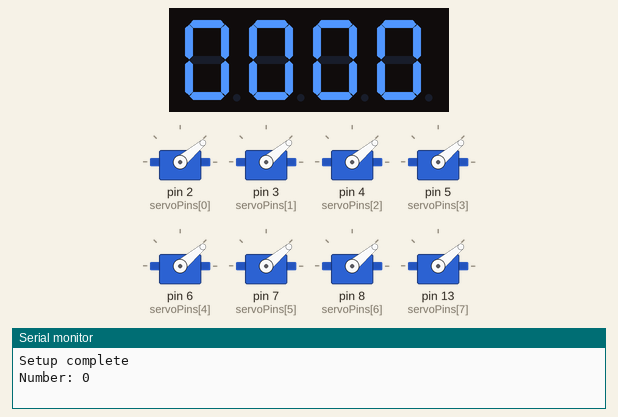
Recording of a sketch running on a simulated Arduino Uno, built with avr-gcc and run on an emulated ATmega328P. Parts: 8 × servo, 4-digit seven-segment display, the last lines printed to the serial monitor.

Above: at 0.1 s.
At 15.1 s:
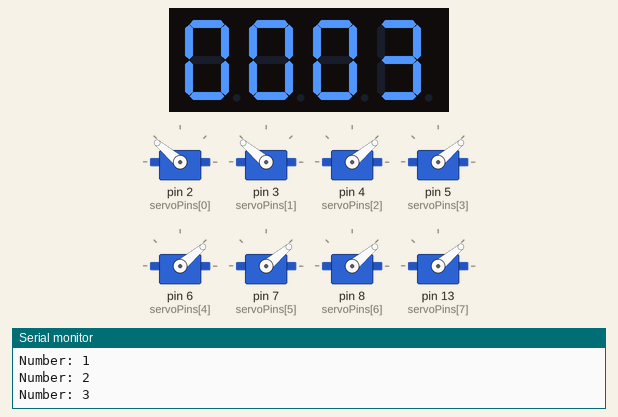
At 30.2 s:
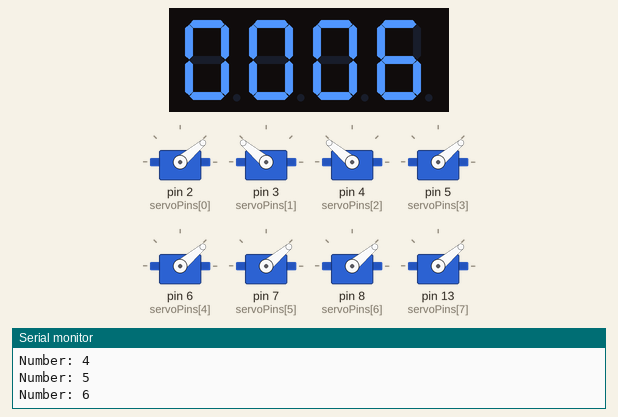
At 60.3 s:
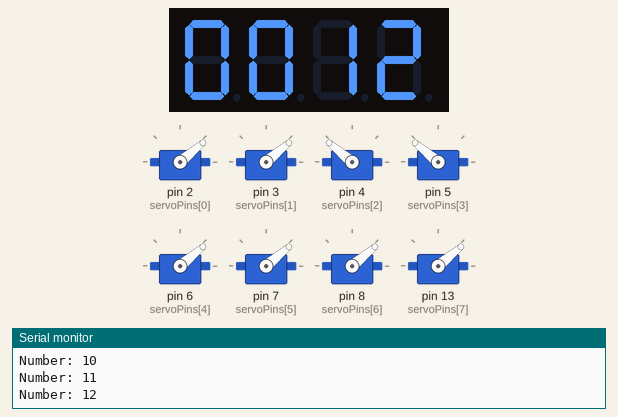
At 90.5 s:
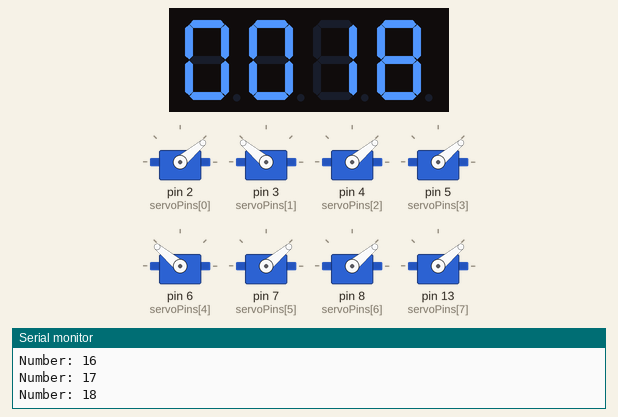
At 125.6 s:
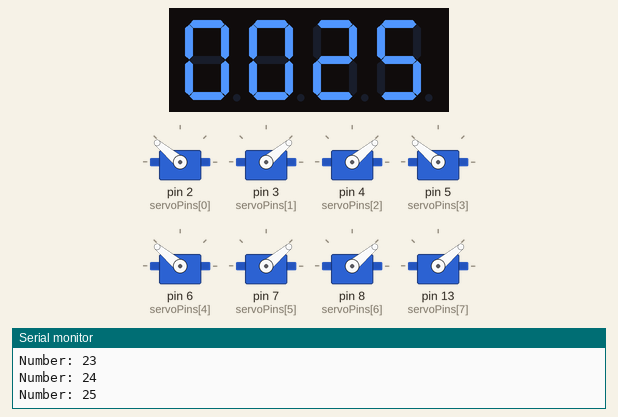
Timing chart, 0 to 127.1 s (numbered marks = the images above):
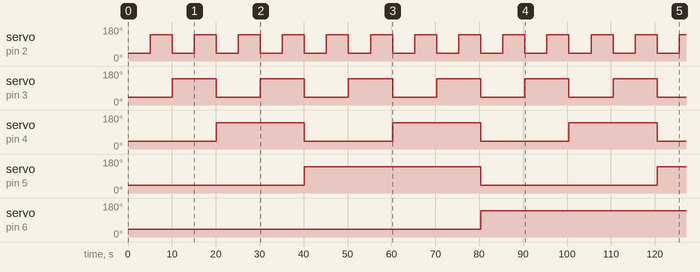

Measured:
- by itself, servo on pin 2 (servoPins[0]): alternates 140° for 5.0 s and 40° for 5.0 s
- by itself, servo on pin 3 (servoPins[1]): alternates 140° for 10.0 s and 40° for 10.0 s
- by itself, servo on pin 4 (servoPins[2]): alternates 140° for 20.1 s and 40° for 20.1 s
- by itself, servo on pin 5 (servoPins[3]): 40° → 140° at 40.2 s, → 40° 40.2 s later, → 140° 40.2 s later
- by itself, servo on pin 6 (servoPins[4]): 40° → 140° at 80.4 s
- what the display in image 1 shows lasts 5.0 s, from 15.1 s to 20.1 s

The sketch:

Arduino_sketch_without_led_or_button.ino
```cpp
#include <Servo.h>
#include <TM1637Display.h>

// Servo setup
Servo servos[8];
int servoPins[] = {2, 3, 4, 5, 6, 7, 8, 13}; // Update with actual pins connected to servos

// Display setup
#define CLK 9 // Clock pin for TM1637
#define DIO 10 // Data pin for TM1637
TM1637Display display(CLK, DIO);

void setup() {
  // Initialize serial
  Serial.begin(9600);

  // Initialize servos
  for (int i = 0; i < 8; i++) {
    servos[i].attach(servoPins[i]);
  }

  // Initialize display
  display.setBrightness(0x00); // Set brightness level (0x00 to 0x0f)

  Serial.println("Setup complete");
}

void loop() {
  for (int number = 0; number <= 255; number++) {
    updateDisplayAndServos(number);
    delay(5000); // 5 second delay
  }
}

void updateDisplayAndServos(int number) {
  // Update servos based on binary representation
  for (int i = 0; i < 8; i++) {
    int position = (number & (1 << i)) ? 140 : 40;
    servos[i].write(position);
  }

  // Update 7-segment display with decimal number
  display.showNumberDec(number, true); // Display the number in decimal format

  Serial.print("Number: ");
  Serial.println(number);
}
```
